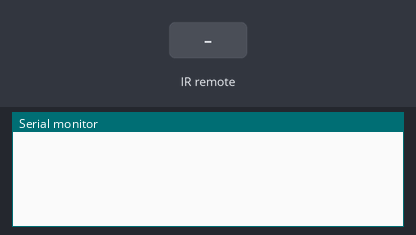
Recording of a sketch running on a simulated Arduino Uno, built with avr-gcc and run on an emulated ATmega328P. Parts: the last lines printed to the serial monitor. Inputs (shaded band) come from the test bench.

Above: at 1.2 s.
1.3 s: infrared code 0xFF609F received
At 2.1 s:
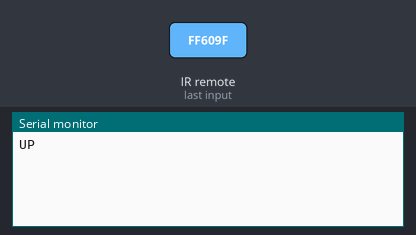
2.8 s: infrared code 0xFF22DD received
At 3.3 s:
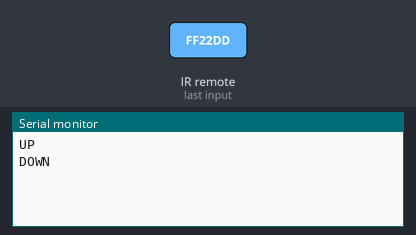
4.3 s: infrared code 0xFFE21D received
At 5.5 s:
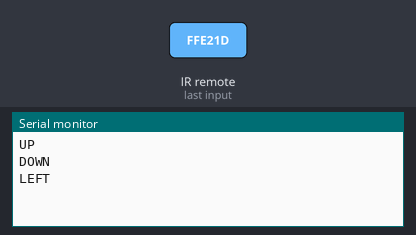
5.8 s: infrared code 0xFF02FD received
At 6.9 s:
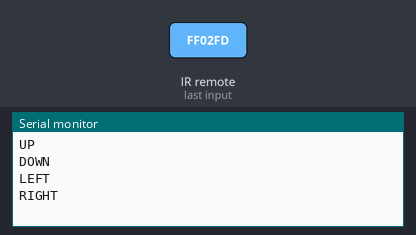
7.3 s: infrared code 0xFFE01F received
At 8.1 s:
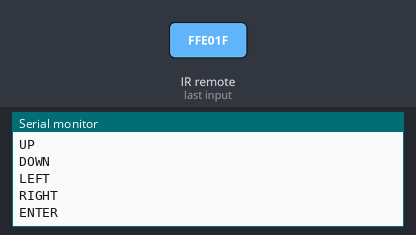

The sketch:

Snake_LD.ino
```cpp
#include <IRremote.h>

IRrecv irrecv(11);
decode_results results;

void setup()
{
	Serial.begin(9600);
	irrecv.enableIRIn();
}

void loop()
{
	if (irrecv.decode(&results))
	{
		switch (results.value)
		{
		case 0xFF609F: // up
		{
			Serial.println("UP");
			break;
		}
		case 0xFF22DD: // down
		{
			Serial.println("DOWN");
			break;
		}
		case 0xFFE21D: // left
		{
			Serial.println("LEFT");
			break;
		}
		case 0xFF02FD: // right
		{
			Serial.println("RIGHT");
			break;
		}
		case 0xFFE01F: // enter
		{
			Serial.println("ENTER");
			break;
		}
		}

		irrecv.resume();
	}

	delay(100);
}
```

Measured:
- after the input at 1.3 s, the serial monitor: prints a new line at once (image 1)
- after the input at 2.8 s, the serial monitor: prints a new line at once (image 2)
- after the input at 4.3 s, the serial monitor: prints a new line at once (image 3)
- after the input at 5.8 s, the serial monitor: prints a new line at once (image 4)
- after the input at 7.3 s, the serial monitor: prints a new line at once (image 5)
